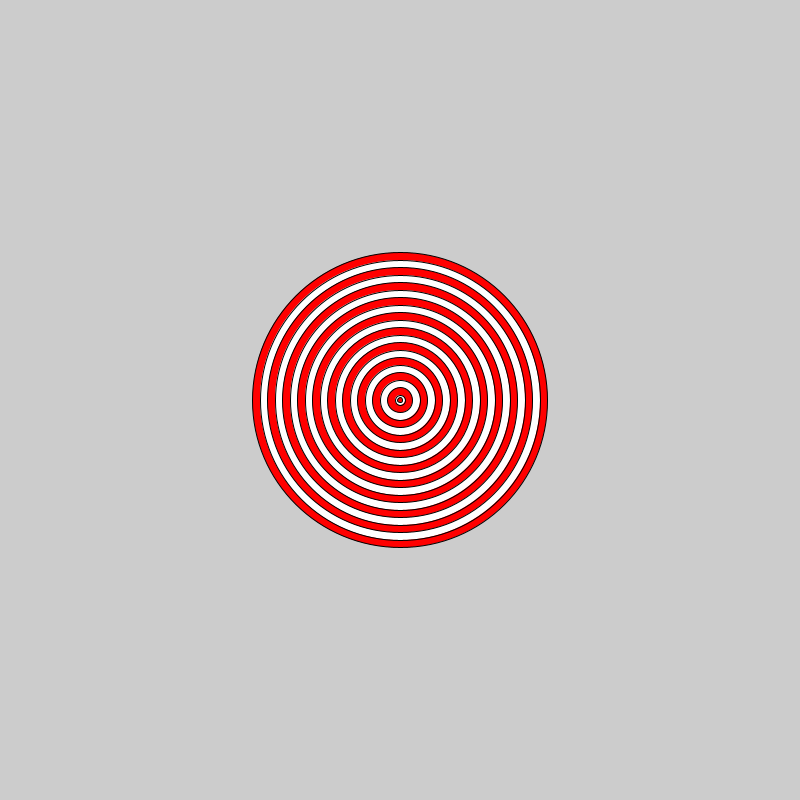
Frame 1 (no input)
Frame 60 (the mouse pressed at the canvas centre just before this capture): identical to frame 1, image omitted
Frame 120 (the mouse held since frame 60 and released just before this capture): identical to frame 1, image omitted

The Processing sketch that drew this single still picture (run headless with seeded random() and noise(); from frame 60 on, the mouse is pressed at the canvas centre):

// Processing sketch: bullseye
// ── bullseye.pde
void setup(){
  size(800,800);
  int x=310;
  for(int i=21; i>0; i--){
    x-=15;
 
  if(i%2==1){
    fill(255,0,0);
  }else{
    fill(255,255,255);
  }
  ellipse(400, 400, x, x);
  }
  
  
  
  
}
void draw(){
  
}
